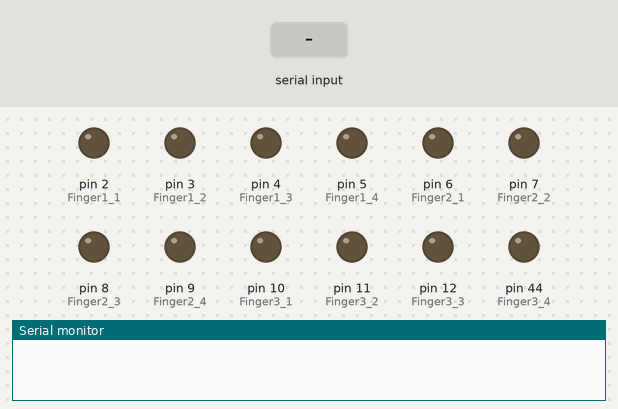
This sketch was run on a simulated Arduino Mega 2560, built with avr-gcc and run on an emulated ATmega2560. Shown: output pins drawn as LEDs (lit = HIGH), the last lines printed to the serial monitor. Inputs (shaded band) come from the test bench.

Above: at 1.2 s.
1.3 s: "2" received over Serial
At 1.6 s:
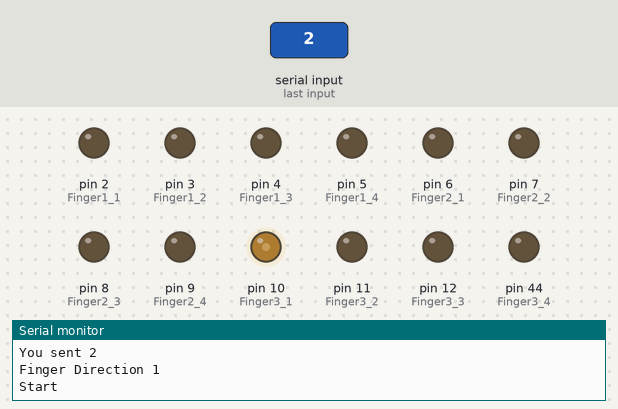
4.3 s: "3" received over Serial
At 5.1 s:
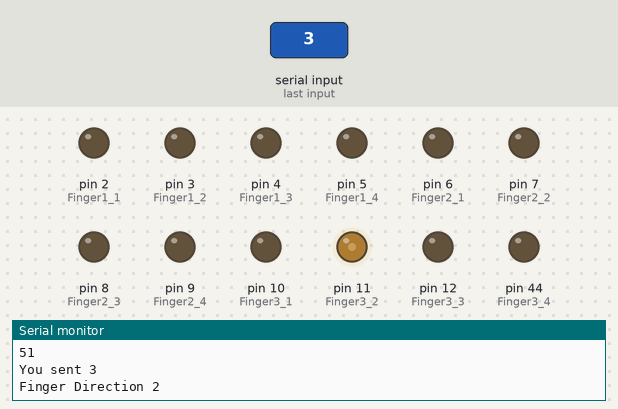
7.3 s: "4" received over Serial
At 8.6 s:
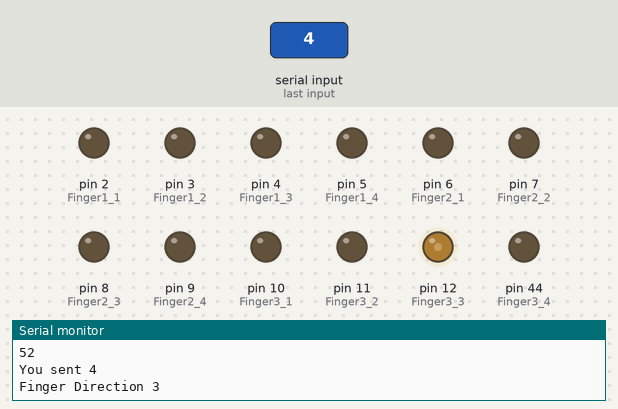
10.3 s: "5" received over Serial
At 10.8 s:
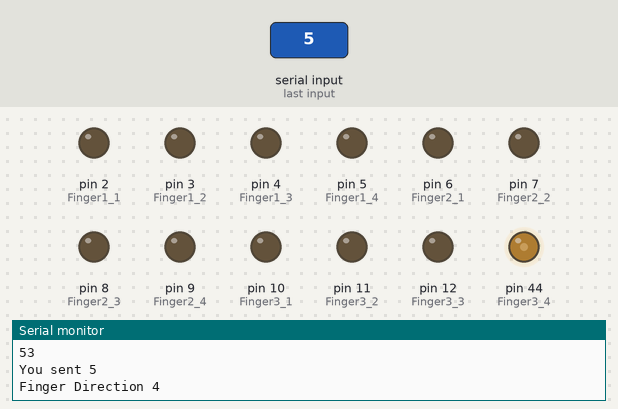
Timing chart, 0 to 13.8 s (numbered marks = the images above; inputs shaded):
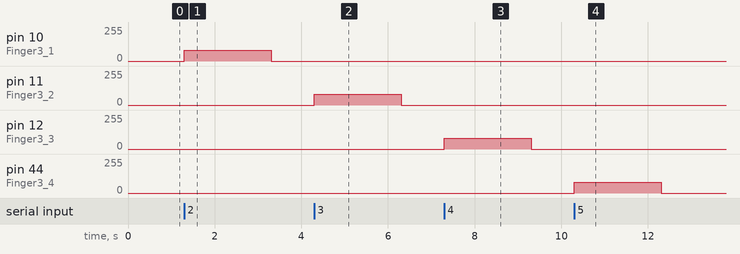

Measured:
- after the input at 1.3 s, pin 10 (Finger3_1): 0/255 → 80/255 at once, → 0/255 2.0 s later
- after the input at 4.3 s, pin 11 (Finger3_2): 0/255 → 80/255 at once, → 0/255 2.0 s later
- after the input at 7.3 s, pin 12 (Finger3_3): 0/255 → 80/255 at once, → 0/255 2.0 s later
- after the input at 10.3 s, pin 44 (Finger3_4): 0/255 → 80/255 at once, → 0/255 2.0 s later

The sketch:

SoftClaw_Calibration.ino
```cpp
int Finger1_1 = 2;
int Finger1_2 = 3;
int Finger1_3 = 4;
int Finger1_4 = 5;
int Finger2_1 = 6;
int Finger2_2 = 7;
int Finger2_3 = 8;
int Finger2_4 = 9;
int Finger3_1 = 10;
int Finger3_2 = 11;
int Finger3_3 = 12;
int Finger3_4 = 44;
int TimeA = 2000;
int Active = 80;
void setup() {
  // put your setup code here, to run once:
Serial.begin(9600);
pinMode(Finger1_1, OUTPUT);
pinMode(Finger1_2, OUTPUT);
pinMode(Finger1_3, OUTPUT);
pinMode(Finger1_4, OUTPUT);
pinMode(Finger2_1, OUTPUT);
pinMode(Finger2_2, OUTPUT);
pinMode(Finger2_3, OUTPUT);
pinMode(Finger2_4, OUTPUT);
pinMode(Finger3_1, OUTPUT);
pinMode(Finger3_2, OUTPUT);
pinMode(Finger3_3, OUTPUT);
pinMode(Finger3_4, OUTPUT);
}

void loop() {
  // put your main code here, to run repeatedly:
if (Serial.available()>0){
int command = Serial.read();
Serial.println(command);
if (command == 50){
  Serial.println("You sent 2");
  Serial.println("Finger Direction 1");
  analogWrite(Finger3_1, Active);
  Serial.println("Start");
  delay(TimeA);
  Serial.println("Stop");
  analogWrite(Finger3_1, 0);
}
else if (command == 51){
  Serial.println("You sent 3");
  Serial.println("Finger Direction 2");
  analogWrite(Finger3_2, Active);
  delay(TimeA);
  analogWrite(Finger3_2, 0);
}
else if (command == 52){
  Serial.println("You sent 4");
  Serial.println("Finger Direction 3");
  analogWrite(Finger3_3, Active);
  delay(TimeA);
  analogWrite(Finger3_3, 0);
}
else if (command == 53){
  Serial.println("You sent 5");
  Serial.println("Finger Direction 4");
  analogWrite(Finger3_4, Active);
  delay(TimeA);
  analogWrite(Finger3_4, 0);
}
// else if (command == 54){
//  Serial.println("You sent 6");
//  Serial.println("Move Long Brac Up");
//  analogWrite(LBracU, dutyBL);
// delay(TimeA);
//  analogWrite(LBracU, 0);
//}
//else if (command == 55){
//  Serial.println("You sent 7");
//  Serial.println("Move Long Brac Down");
//  analogWrite(LBracD, dutyBL);
//  delay(TimeA);
//  analogWrite(LBracD, 0);
//}
else{
  Serial.println("None");
  analogWrite(Finger3_1, 0);
  analogWrite(Finger3_2, 0);
  analogWrite(Finger3_3, 0);
  analogWrite(Finger3_4, 0);
}
}
}
```
